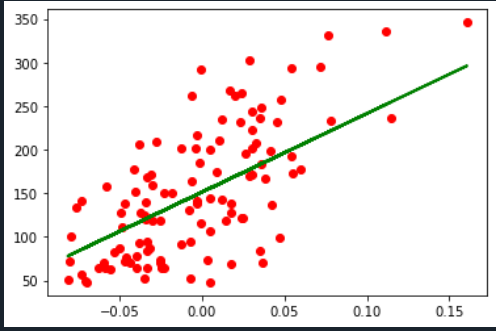

Generate this figure with Python:
# =============================================================================
# HOMEWORK 1 - Supervised learning
# LINEAR REGRESSION ALGORITHM TEMPLATE
# Complete the missing code by implementing the necessary commands.
# For ANY questions/problems/help, email me: arislaza@csd.auth.gr
# =============================================================================



# From 'sklearn' library, we need to import:
# 'datasets', for loading our data
# 'metrics', for measuring scores
# 'linear_model', which includes the LinearRegression() method
# From 'scipy' library, we need to import:
# 'stats', which includes the spearmanr() and pearsonr() methods for computing correlation
# Additionally, we need to import 
# 'pyplot' from package 'matplotlib' for our visualization purposes
# 'numpy', which implementse a wide variety of operations
# =============================================================================

# IMPORT NECESSARY LIBRARIES HERE

from sklearn.linear_model import LinearRegression
from sklearn import datasets, metrics, model_selection
 
from scipy.stats import pearsonr

import matplotlib.pyplot as plt
import numpy as np

# =============================================================================

# Load diabetes data from 'datasets' class
# =============================================================================

# ADD COMMAND TO LOAD DATA HERE
diabetes = datasets.load_diabetes()
# =============================================================================

# Get samples from the data, and keep only the features that you wish.
# =============================================================================

# Load just 1 feature for simplicity and visualization purposes...
# X: features
# Y: target value (prediction target)
X = diabetes.data[:, np.newaxis, 2]
y = diabetes.target

# =============================================================================


# Create linear regression model. All models behave differently, according to
# their own, model-specific parameter values. In our case, however, the linear
# regression model does not have any substancial parameters to tune. Refer
# to the documentation of this technique for more information.
# =============================================================================


# ADD COMMAND TO CREATE LINEAR REGRESSION MODEL HERE
linearRegressionModel = LinearRegression()


# =============================================================================

# Split the dataset that we have into two subsets. We will use
# the first subset for the training (fitting) phase, and the second for the evaluation phase.
# By default, the train set is 75% of the whole dataset, while the test set makes up for the rest 25%.
# This proportion can be changed using the 'test_size' or 'train_size' parameter.
# Alsao, passing an (arbitrary) value to the parameter 'random_state' "freezes" the splitting procedure 
# so that each run of the script always produces the same results (highly recommended).
# Apart from the train_test_function, this parameter is present in many routines and should be
# used whenever possible.
x_train, x_test, y_train, y_test = model_selection.train_test_split(X, y, test_size = 0.25, random_state = 4)

# Let's train our model.
# =============================================================================

# ADD COMMAND TO TRAIN YOUR MODEL HERE

linearRegressionModel.fit(x_train,y_train)

# =============================================================================


# Ok, now let's predict the output for the test input set
# =============================================================================

# ADD COMMAND TO MAKE A PREDICTION HERE
y_predicted = linearRegressionModel.predict(x_test)

# =============================================================================

# Time to measure scores. We will compare predicted output (resulting from input x_test)
# with the true output (i.e. y_test).
# You can call 'pearsonr()' or 'spearmanr()' methods for computing correlation,
# 'mean_squared_error()' for computing MSE,
# 'r2_score()' for computing r^2 coefficient.
# =============================================================================

# ADD COMMANDS TO EVALUATE YOUR MODEL HERE (AND PRINT ON CONSOLE)

corr, _ = pearsonr(y_test,y_predicted)
print('Correlation: %.3f' % corr)
print("MSE: %.3f" % metrics.mean_squared_error(y_test, y_predicted))
print("R^2 Coefficient: %.3f" % metrics.r2_score(y_test,y_predicted))

# =============================================================================


# Plot results in a 2D plot (scatter() plot, line plot())
# =============================================================================

# ADD COMMANDS FOR VISUALIZING DATA (SCATTER PLOT) AND REGRESSION MODEL 

plt.scatter(x_test,y_test, color='red')
plt.plot(x_test,y_predicted, color='green', linewidth=2)


# Display 'ticks' in x-axis and y-axis
plt.xticks()
plt.yticks()

# Show plot
plt.show()

# =============================================================================
